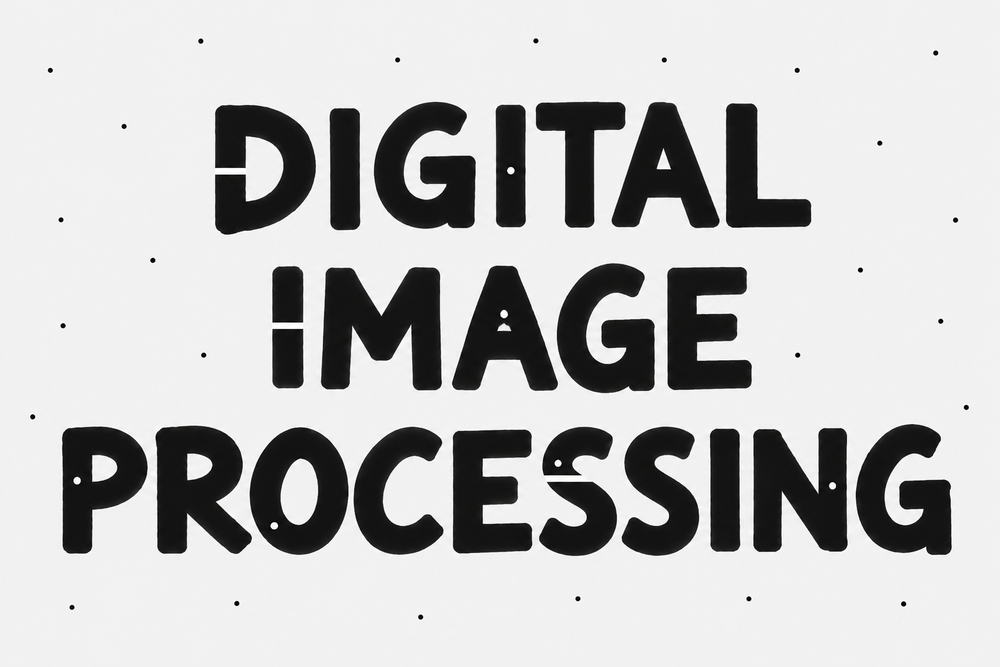
#> input picture input_text.png, 1000 x 667 px, shrunk from 1536 x 1024 before the run
$ jupyter execute PCD_Assignment03.ipynb
#> lines starting #> are read from the running program, lines starting #| are printed output that depends on the picture; after the words box and inside, x2 and y2 are one past the last pixel; in counts of white or black regions, pixels touching at a corner belong together
# Assignment 03: Image Segmentation and Morphological Processing

**Name:** Erlangga Mandala Putra
**Student ID:** 25/554848/PA/23244

## Objective
Implement Otsu thresholding and morphological operations manually,
then compare segmentation results before and after morphological processing.

## Methods
- Otsu thresholding
- Erosion
- Dilation
- Opening
- Closing

[cell 1]
from google.colab import files
from PIL import Image
import numpy as np
import matplotlib.pyplot as plt

# Upload the input image
uploaded = files.upload()
#> the answer given: input_text.png
filename = next(iter(uploaded))

# Read the image
image = Image.open(filename).convert("RGB")
#> image is the input picture: PIL image 1000x667 RGB; mean R, G, B 193, 192.8, 192.8
image_rgb = np.array(image)

# Display the input image
plt.figure(figsize=(12, 8))
plt.imshow(image_rgb)
plt.title("Original Image")
plt.axis("off")
plt.show()

print("Filename:", filename)
print("Image dimensions:", image_rgb.shape)
#| Image dimensions: (667, 1000, 3)

## 1. Grayscale Conversion

The RGB image is converted to grayscale manually using:
Gray = 0.299R + 0.587G + 0.114B.

[cell 2]
# Convert to float before performing calculations
rgb = image_rgb.astype(np.float64)

# Manual RGB-to-grayscale conversion
gray = (
    0.299 * rgb[:, :, 0]
    + 0.587 * rgb[:, :, 1]
    + 0.114 * rgb[:, :, 2]
)

gray = np.clip(np.rint(gray), 0, 255).astype(np.uint8)

# Display the grayscale image
plt.figure(figsize=(12, 8))
plt.imshow(gray, cmap="gray", vmin=0, vmax=255)
plt.title("Grayscale Image")
plt.axis("off")
plt.show()

print("Grayscale dimensions:", gray.shape)
#| Grayscale dimensions: (667, 1000)
print("Minimum intensity:", gray.min())
#| Minimum intensity: 0
print("Maximum intensity:", gray.max())
#| Maximum intensity: 255

## 2. Manual Otsu Thresholding

Otsu's method selects the threshold that maximizes the between-class
variance. Dark pixels are assigned as foreground (1), while bright
pixels are assigned as background (0).

[cell 3]
def otsu_manual(gray_image):
    # Build the histogram manually
    histogram = [0] * 256
    for pixel in gray_image.flat:
        histogram[int(pixel)] += 1
#> this loop made 667000 passes
#> pixel on passes 1 to 3: 241, 242, 242
#> after the loop, histogram = 256 values, max 282916 at index 241, min 19 at index 1, mean 2605.5

    total_pixels = gray_image.size
    total_sum = sum(i * histogram[i] for i in range(256))
#> total_sum = 128612545

    background_count = 0
    background_sum = 0
    best_variance = -1
    best_threshold = 0

    for t in range(256):
        background_count += histogram[t]
        background_sum += t * histogram[t]

        if background_count == 0:
            continue

        foreground_count = total_pixels - background_count
        if foreground_count == 0:
            break

        mean_low = background_sum / background_count
        mean_high = (total_sum - background_sum) / foreground_count

        # Proportional to the between-class variance
        variance = (
            background_count
            * foreground_count
            * (mean_low - mean_high) ** 2
        )

        if variance > best_variance:
            best_variance = variance
            best_threshold = t
#> this loop made 256 passes
#> (background_count, background_sum, foreground_count, mean_low, mean_high, best_variance) on passes 1 to 8: (156, 0, 666844, 0, 192.9, 3.87e+12), (175, 19, 666825, 0.109, 192.9, 4.34e+12), (200, 69, 666800, 0.345, 192.9, 4.94e+12), (231, 162, 666769, 0.701, 192.9, 5.69e+12), (272, 326, 666728, 1.2, 192.9, 6.66e+12), (320, 566, 666680, 1.77, 192.9, 7.79e+12), (370, 866, 666630, 2.34, 192.9, 8.96e+12), (445, 1391, 666555, 3.13, 192.9, 1.07e+13)

    return best_threshold, histogram


threshold, histogram = otsu_manual(gray)

# Dark text becomes foreground (1)
binary = (gray <= threshold).astype(np.uint8)
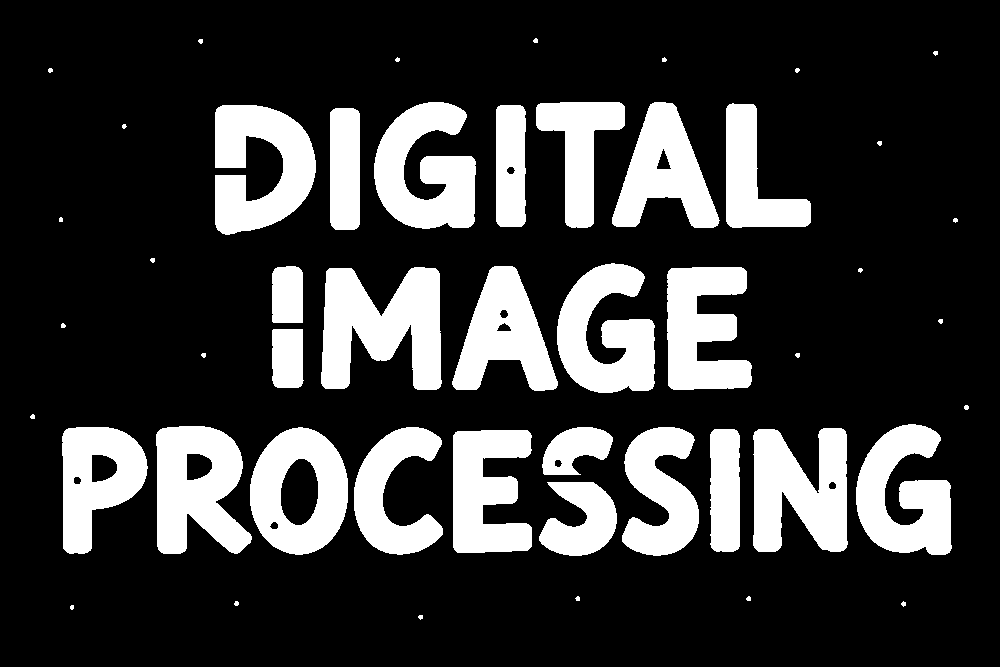
#> binary: shape (667, 1000); values 0 (black) and 1 (white), 22.2% white; 49 white regions (11 under 20 px), largest, box (x1, y1, x2, y2) and area: (321, 267, 442, 390) 10149, (753, 428, 848, 552) 8706, (215, 105, 316, 235) 8694

fig, axes = plt.subplots(1, 2, figsize=(15, 5))

axes[0].bar(range(256), histogram, width=1, color="gray")
axes[0].axvline(
    threshold, color="red", linestyle="--",
    label=f"Otsu threshold = {threshold}"
)
axes[0].set_title("Grayscale Histogram")
axes[0].set_xlabel("Intensity")
axes[0].set_ylabel("Pixel Count")
axes[0].legend()

axes[1].imshow(binary, cmap="gray", vmin=0, vmax=1)
axes[1].set_title("Segmentation Without Morphology")
axes[1].axis("off")

plt.tight_layout()
plt.show()
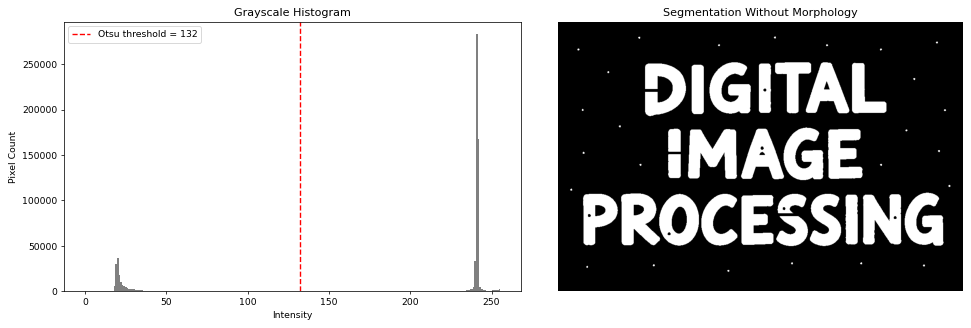
#> figure drawn by matplotlib, 2 panels; panel 1: tallest bar 282916 high, from x = 240.5 to 241.5

print("Otsu threshold:", threshold)
#| Otsu threshold: 132
print("Foreground pixels:", int(binary.sum()))
#| Foreground pixels: 147875

## 3. Manual Erosion and Dilation

A square 9×9 structuring element is used.

- Erosion keeps a foreground pixel only if all pixels under the
  structuring element are foreground.
- Dilation produces a foreground pixel if at least one pixel under
  the structuring element is foreground.

Pixels outside the image are treated as background (0).

[cell 4]
def erosion_manual(binary_image, kernel_size=9):
#> called with kernel_size = 9
    if kernel_size < 1 or kernel_size % 2 == 0:
        raise ValueError("Kernel size must be a positive odd integer.")

    height, width = binary_image.shape
    pad = kernel_size // 2
    padded = np.pad(binary_image, pad, mode="constant",
                    constant_values=0)
#> padded: shape (675, 1008); values 0 (black) and 1 (white), 21.7% white; 49 white regions (11 under 20 px), largest, box (x1, y1, x2, y2) and area: (325, 271, 446, 394) 10149, (757, 432, 852, 556) 8706, (219, 109, 320, 239) 8694

    result = np.ones((height, width), dtype=np.uint8)

    # A square structuring element: all positions are active
    for row in range(kernel_size):
        for col in range(kernel_size):
            shifted = padded[row:row + height, col:col + width]
            result = result & shifted
#> result: shape (667, 1000); values 0 (black) and 1 (white), 14.6% white; 24 white regions, largest, box (x1, y1, x2, y2) and area: (325, 271, 437, 386) 7085, (219, 109, 312, 230) 5905, (160, 430, 247, 550) 5877

    return result


def dilation_manual(binary_image, kernel_size=9):
#> called with kernel_size = 9
    if kernel_size < 1 or kernel_size % 2 == 0:
        raise ValueError("Kernel size must be a positive odd integer.")

    height, width = binary_image.shape
    pad = kernel_size // 2
    padded = np.pad(binary_image, pad, mode="constant",
                    constant_values=0)

    result = np.zeros((height, width), dtype=np.uint8)

    for row in range(kernel_size):
        for col in range(kernel_size):
            shifted = padded[row:row + height, col:col + width]
            result = result | shifted
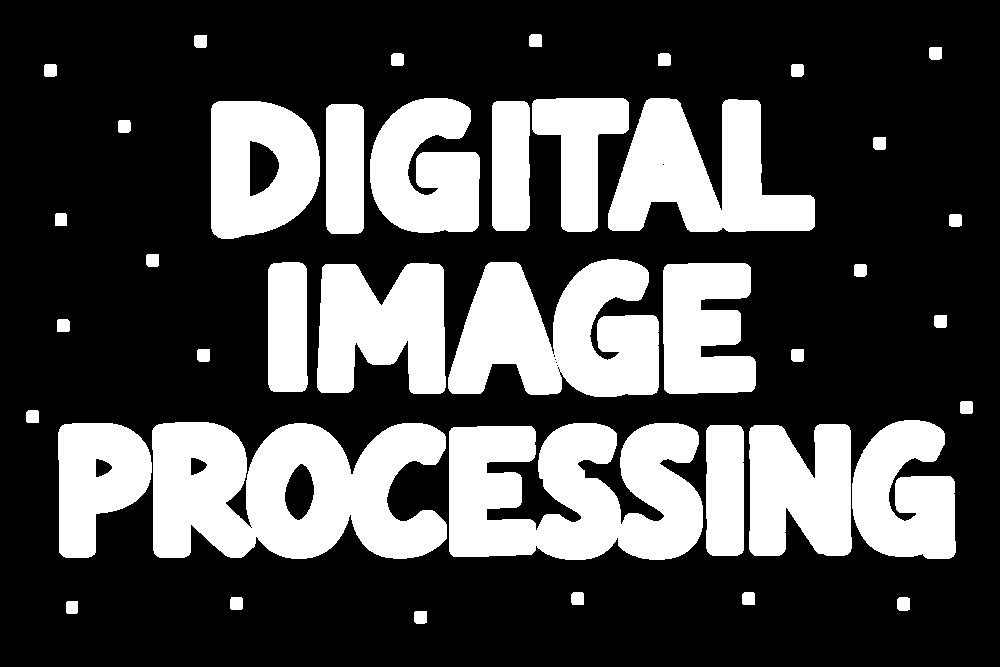
#> result: shape (667, 1000); values 0 (black) and 1 (white), 30.4% white; 41 white regions, largest, box (x1, y1, x2, y2) and area: (152, 422, 447, 559) 30167, (449, 423, 703, 560) 27083, (448, 259, 659, 397) 20648

    return result


kernel_size = 9

eroded = erosion_manual(binary, kernel_size)
dilated = dilation_manual(binary, kernel_size)

fig, axes = plt.subplots(1, 3, figsize=(18, 6))

images = [binary, eroded, dilated]
titles = [
    "Before Morphology",
    "Erosion (9×9)",
    "Dilation (9×9)"
]

for ax, img, title in zip(axes, images, titles):
    ax.imshow(img, cmap="gray", vmin=0, vmax=1)
    ax.set_title(title)
    ax.axis("off")
#> this loop made 3 passes
#> title on passes 1 to 3: 'Before Morphology', 'Erosion (9×9)', 'Dilation (9×9)'

plt.tight_layout()
plt.show()

print("Original foreground pixels:", int(binary.sum()))
#| Original foreground pixels: 147875
print("After erosion:", int(eroded.sum()))
#| After erosion: 97198
print("After dilation:", int(dilated.sum()))
#| After dilation: 202766

## 4. Manual Opening and Closing

- Opening applies erosion followed by dilation to remove small
  foreground noise while approximately preserving larger objects.
- Closing applies dilation followed by erosion to fill small holes
  and connect narrow gaps.

Both operations use the same square 9×9 structuring element.
Each operation is applied independently to the original binary image.

[cell 5]
def opening_manual(binary_image, kernel_size=9):
    eroded_image = erosion_manual(binary_image, kernel_size)
    return dilation_manual(eroded_image, kernel_size)


def closing_manual(binary_image, kernel_size=9):
    dilated_image = dilation_manual(binary_image, kernel_size)
    return erosion_manual(dilated_image, kernel_size)
#> call 3 of erosion_manual, with kernel_size = 9
#> after the loop in erosion_manual (call 3), `for row in range(kernel_size):`:
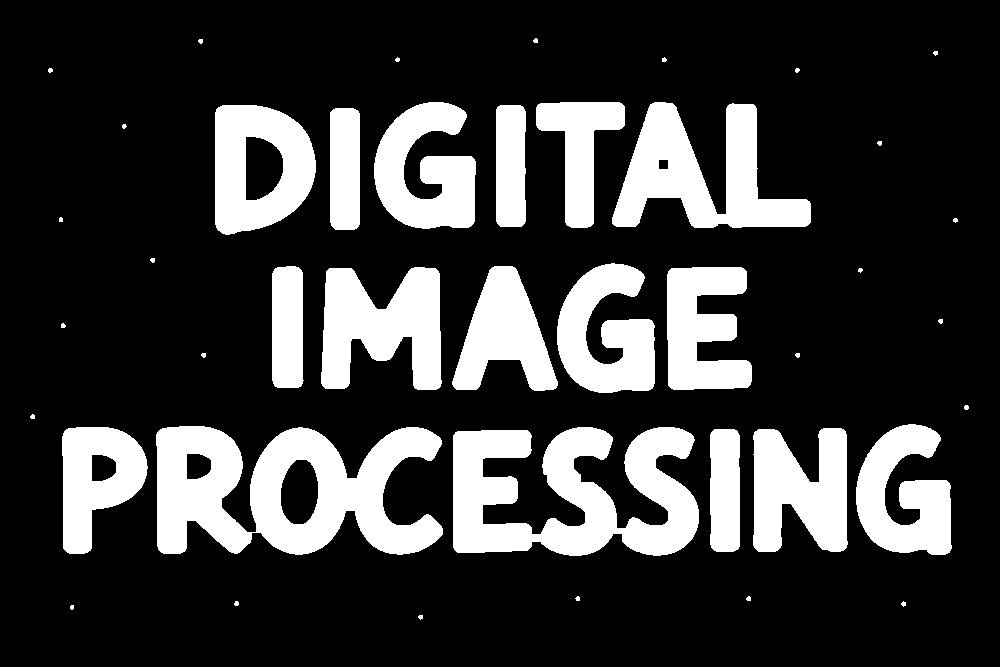
#> result: shape (667, 1000); values 0 (black) and 1 (white), 22.5% white; 42 white regions (11 under 20 px), largest, box (x1, y1, x2, y2) and area: (156, 426, 443, 555) 22863, (453, 427, 699, 556) 19907, (612, 102, 811, 228) 12573


opened = opening_manual(binary, kernel_size)
closed = closing_manual(binary, kernel_size)

fig, axes = plt.subplots(1, 3, figsize=(18, 6))

images = [binary, opened, closed]
titles = [
    "Before Morphology",
    f"Opening ({kernel_size}×{kernel_size})",
    f"Closing ({kernel_size}×{kernel_size})"
]

for ax, img, title in zip(axes, images, titles):
    ax.imshow(img, cmap="gray", vmin=0, vmax=1)
    ax.set_title(title)
    ax.axis("off")
#> this loop made 3 passes

plt.tight_layout()
plt.show()

print("Original foreground pixels:", int(binary.sum()))
#| Original foreground pixels: 147875
print("After opening:", int(opened.sum()))
#| After opening: 146758
print("After closing:", int(closed.sum()))
#| After closing: 150030

## 5. Combined Processing and Kernel Comparison

Opening is followed by closing to remove isolated foreground noise
and repair small background holes and gaps.

Square structuring elements of sizes 9×9 and 15×15 are compared
to observe the effect of kernel size.

[cell 6]
# Apply opening followed by closing
cleaned_9 = closing_manual(opening_manual(binary, 9), 9)
cleaned_15 = closing_manual(opening_manual(binary, 15), 15)
#> after the loop in erosion_manual (call 6), `for row in range(kernel_size):`:
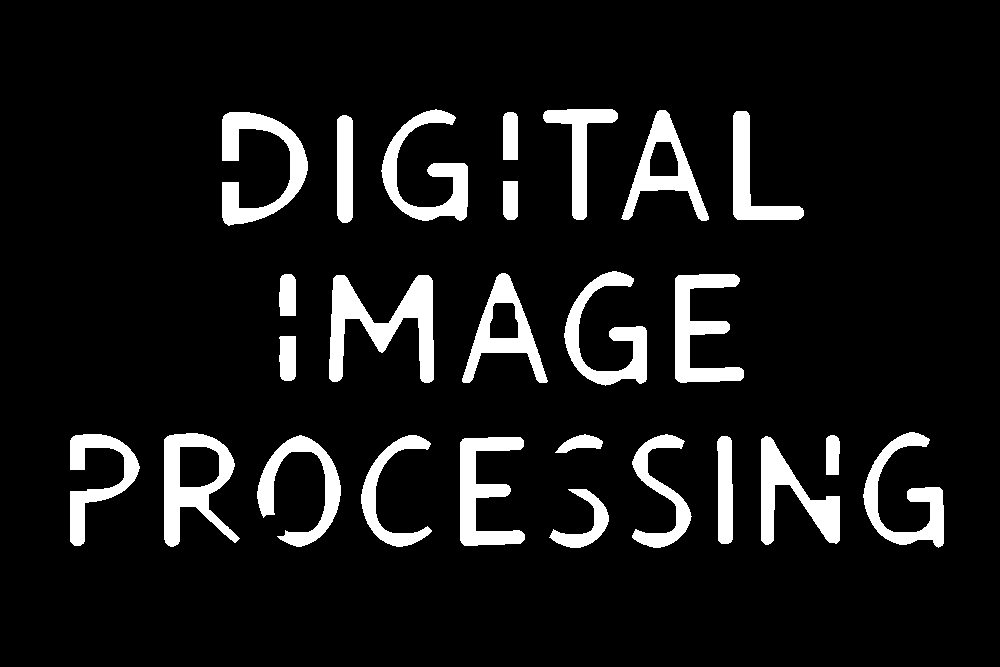
#> result: shape (667, 1000); values 0 (black) and 1 (white), 9.3% white; 26 white regions, largest, box (x1, y1, x2, y2) and area: (329, 275, 434, 383) 4888, (222, 112, 308, 226) 3903, (164, 433, 240, 547) 3863
#> after the loop in dilation_manual (call 7), `for row in range(kernel_size):`:
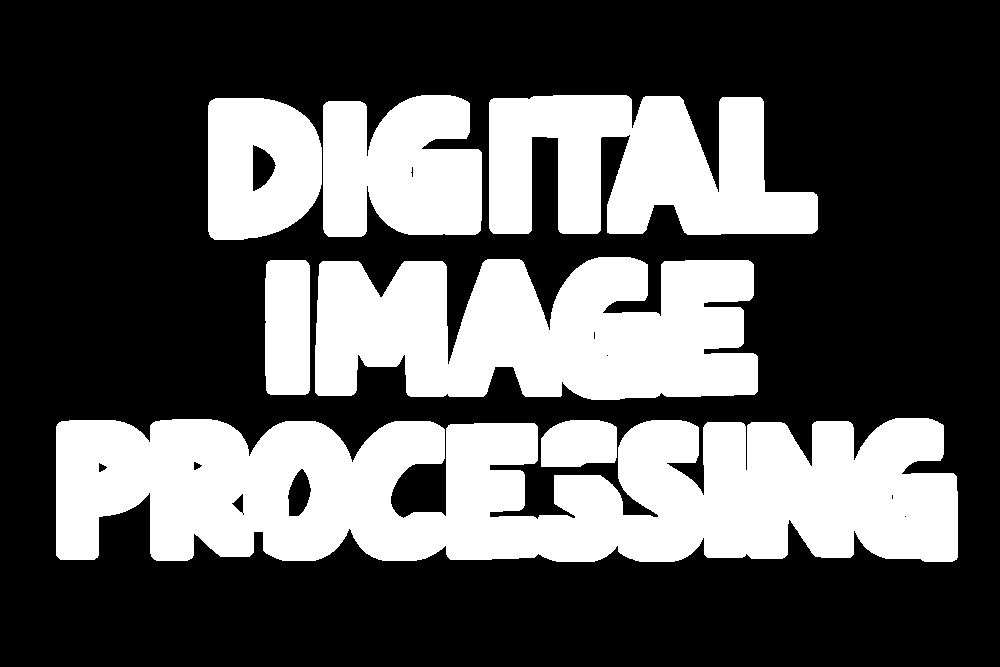
#> result: shape (667, 1000); values 0 (black) and 1 (white), 34.5% white; 7 white regions, largest, box (x1, y1, x2, y2) and area: (56, 418, 958, 562) 104049, (315, 257, 758, 400) 51008, (489, 95, 818, 235) 33403
#> after the loop in erosion_manual (call 7), `for row in range(kernel_size):`:
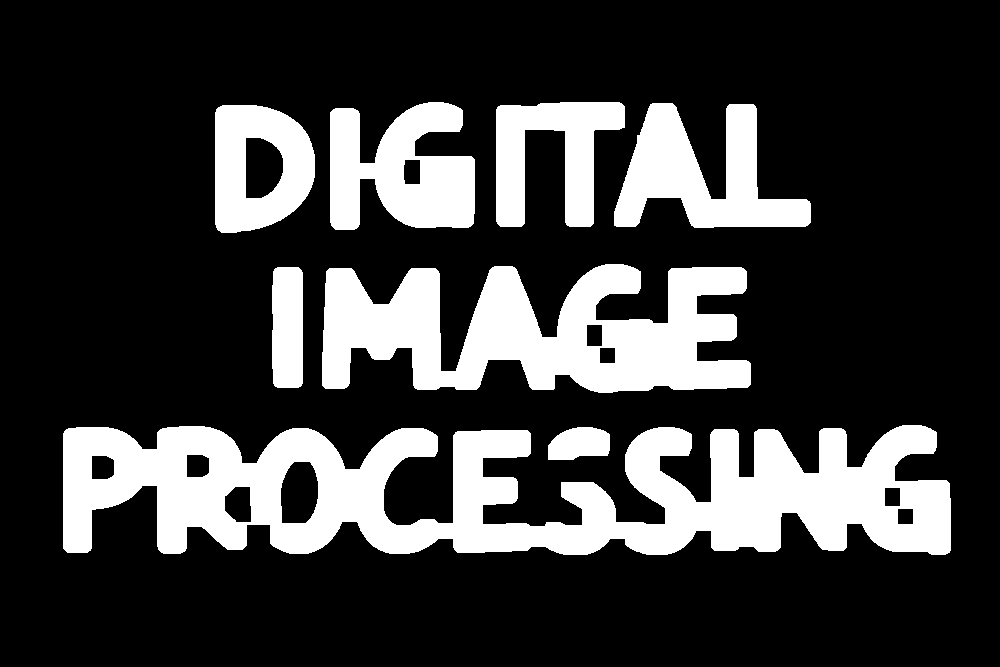
#> result: shape (667, 1000); values 0 (black) and 1 (white), 23.3% white; 8 white regions, largest, box (x1, y1, x2, y2) and area: (63, 425, 951, 555) 70953, (322, 264, 751, 393) 35356, (614, 103, 811, 228) 12827

fig, axes = plt.subplots(1, 3, figsize=(18, 6))

images = [binary, cleaned_9, cleaned_15]
titles = [
    "Without Morphology",
    "Opening → Closing (9×9)",
    "Opening → Closing (15×15)"
]

for ax, img, title in zip(axes, images, titles):
    ax.imshow(img, cmap="gray", vmin=0, vmax=1)
    ax.set_title(title)
    ax.axis("off")
#> this loop made 3 passes
#> title on passes 1 to 3: 'Without Morphology', 'Opening → Closing (9×9)', 'Opening → Closing (15×15)'

plt.tight_layout()
plt.show()

print("Original foreground pixels:", int(binary.sum()))
#| Original foreground pixels: 147875
print("Opening → Closing (9×9):", int(cleaned_9.sum()))
#| Opening → Closing (9×9): 148644
print("Opening → Closing (15×15):", int(cleaned_15.sum()))
#| Opening → Closing (15×15): 155204
